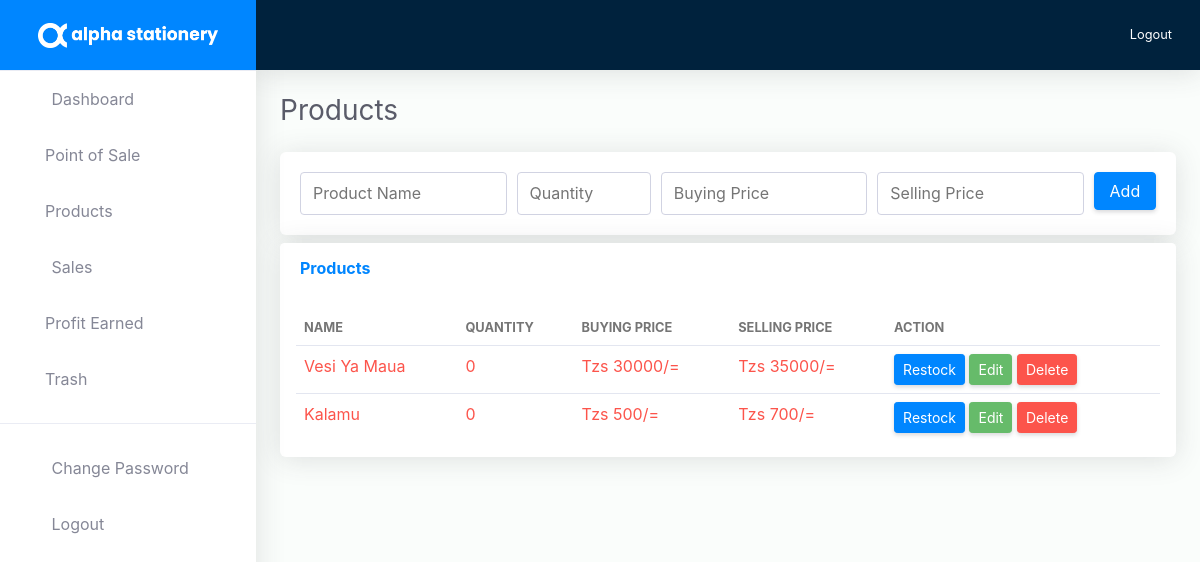
/products?items=out-of-stock (signed in), run on an earlier commit of the app's database.
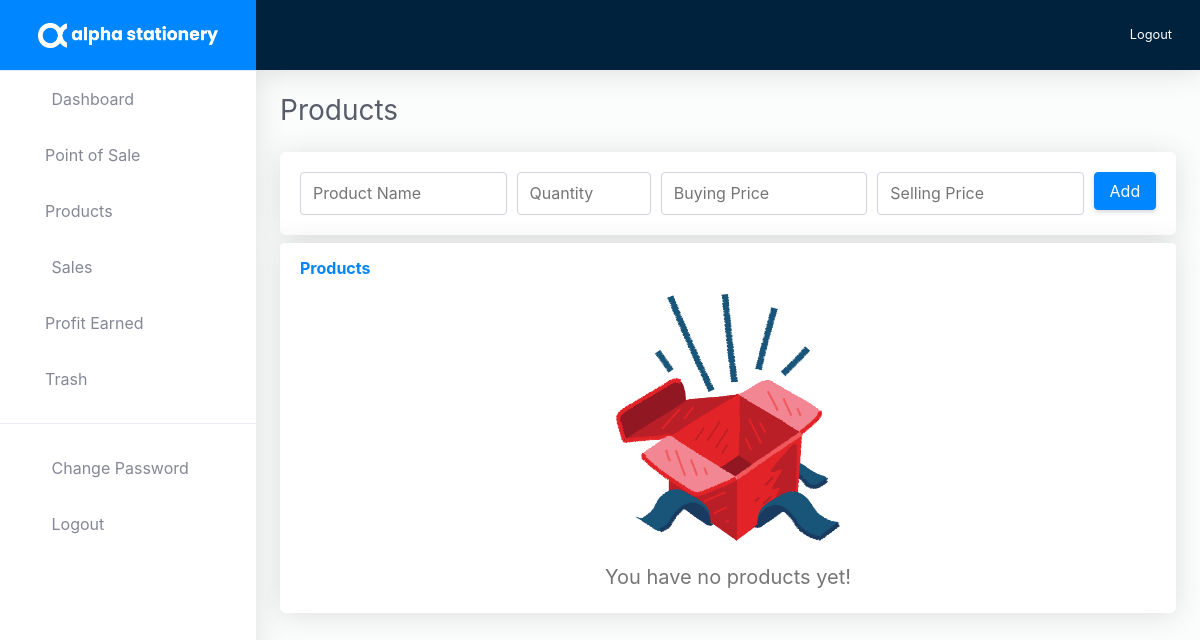
And on a later commit of the database.
### tables this page shows
CREATE TABLE `products` (
  `productID` int(11) NOT NULL,
  `productName` varchar(255) NOT NULL,
  `productQuantity` varchar(255) NOT NULL,
  `buyingPrice` varchar(255) NOT NULL,
  `sellingPrice` varchar(255) NOT NULL,
  `dateCreated` varchar(255) NOT NULL
);

### products.php (the view, shortened to what the changed rows need)
<!DOCTYPE html>
<html lang="en">
<?php
    include 'includes/head.php';
    include 'db/dbConfig.php';
    if(isset($_SESSION['username'])) {
    ?>
<body id="page-top">
    <?php
        $dynamicWhereClause = "";
        if (isset($_GET['items'])) {
            $whereClause = $_GET['items'];
            if ($whereClause == 'out-of-stock') {
                $dynamicWhereClause = "WHERE productQuantity <= 0";
            }
            elseif ($whereClause == 'low-on-stock') {
                $dynamicWhereClause = "WHERE productQuantity <= 10";
            }
        }
        ?>
    <div id="wrapper">
        <div id="content-wrapper" class="d-flex flex-column">
            <div id="content">
                <div class="container-fluid" id="container-wrapper">
                    <div class="d-sm-flex align-items-center justify-content-between mb-4">
                        <h1 class="h3 mb-0 text-gray-800">Products</h1>
                    </div>
                    <div class="row">
                        <div class="col-lg-12">
                            <div class="card mb-4">
                                <?php
        $fetchProducts = "SELECT * FROM products $dynamicWhereClause";
        $fetchProductsSql = mysqli_query($db, $fetchProducts);
        if(mysqli_num_rows($fetchProductsSql) == 0) {
            echo '<div class="text-center">
                                                    <img src="images/cover/empty.png" class="text-center w-25">
                                                    <h5 class="my-4">You have no products yet!</h5>
                                                    </div>';
        }
        else {
                                    ?>
                                <div class="table-responsive p-3">
                                    <table class="table table-hover" id="dataTable">
                                        <thead>
                                            <tr>
                                                <th class="border-0 text-uppercase small font-weight-bold">Name</th>
                                                <th class="border-0 text-uppercase small font-weight-bold">Quantity</th>
                                                <th class="border-0 text-uppercase small font-weight-bold">Buying Price</th>
                                                <th class="border-0 text-uppercase small font-weight-bold">Selling Price</th>
                                                <th class="border-0 text-uppercase small font-weight-bold">Action</th>
                                            </tr>
                                        </thead>
                                        <tbody>
                                            <?php
            while($row = mysqli_fetch_array($fetchProductsSql)) {
                $trClass = "";
                if($row['productQuantity'] <= 10 && $row['productQuantity'] > 0) {
                    $trClass = "low-stock";
                }
                else if($row['productQuantity'] <= 0) {
                    $trClass = "no-stock";
                }
                echo '<tr class="'.$trClass.'">
                            <td>'.$row['productName'].'</td>
                            <td>'.$row['productQuantity'].'</td>
                            <td>Tzs '.$row['buyingPrice'].'/=</td>
                            <td>Tzs '.$row['sellingPrice'].'/=</td>
                            <td>
                                <a href="restock?product-id='.$row['productID'].'" class="btn btn-primary btn-sm">Restock</a>
                                <a href="edit-product?id='.$row['productID'].'" class="btn btn-success btn-sm">Edit</a>
                                <a href="products?delete-id='.$row['productID'].'" class="btn btn-danger btn-sm">Delete</a>
                            </td>
                        </tr>';
            }
        }
                                                ?>
                                        </tbody>
                                    </table>
                                </div>
                            </div>
                        </div>
                    </div>
                </div>
            </div>
        </div>
    </div>
</body>
</html>
<?php } else { header("Location: 404"); } ?>

What changed in the data, as far as the page shows it:
no longer on this page (row edited): products: productName "Vesi Ya Maua", productQuantity "0", buyingPrice "30000", sellingPrice "35000"
no longer on this page (row edited): products: productName "Kalamu", productQuantity "0", buyingPrice "500", sellingPrice "700"
Also different on the page:
text no longer shown: "NAME QUANTITY BUYING PRICE SELLING PRICE ACTION"
text now shown: "You have no products yet!"
